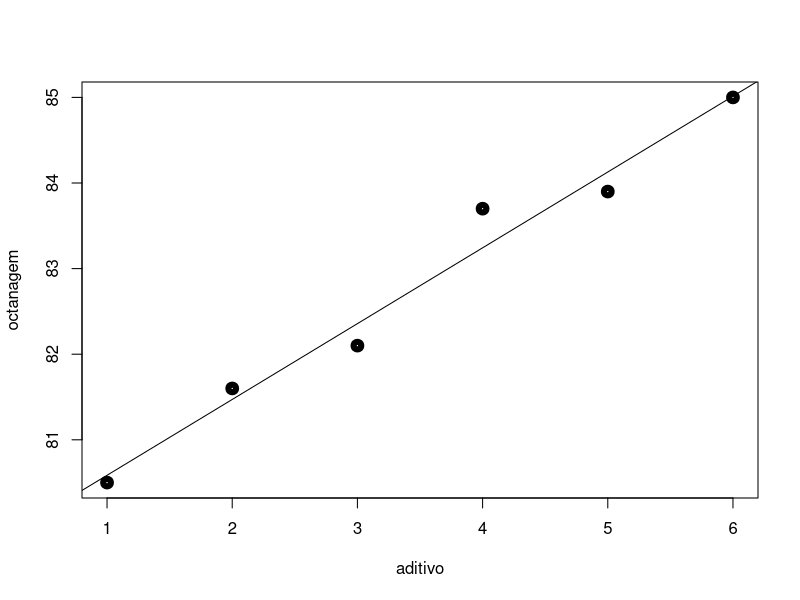

Here is the R script that generated this plot:
# Dados
aditivo <- c(1,2,3,4,5,6)
octanagem <- c(80.5,81.6,82.1,83.7,83.9,85.0)
# Modelo de regressão linear
modelo <- lm(octanagem ~ aditivo)
# Coeficiente do modelo de regressão linear
coef(modelo)
# Coeficiente de determinação
summary(modelo)$r.squared
# Reta de regressão no modelo
plot(aditivo, octanagem, lwd=6)
abline(lm(octanagem ~ aditivo))